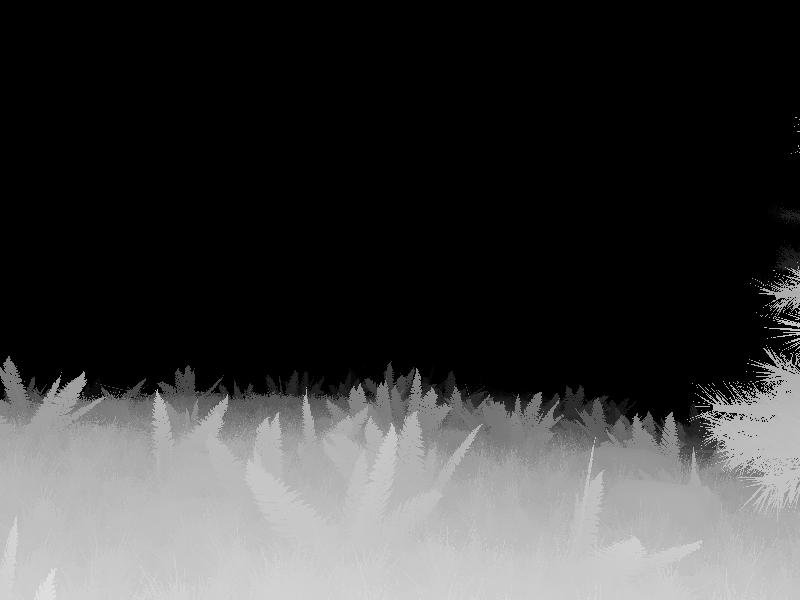
#> input picture frame--depth-1.jpg, 800 x 600 px, found by its file name
$ python tile-3a-leftright.py
#> lines starting #> are read from the running program, lines starting #| are printed output that depends on the picture
import cv2
import numpy as np
import glob
import os
import sys
import time

imagename = "/home/matt-ip/Desktop/ForestGenerator-1.2/frames/frame--depth-1.jpg"
#print(imagename)
img = cv2.imread(imagename, 0) # 0 params, for grey image; 600x800 image
#> img is the input picture: shape (600, 800); min 0, max 228, mean 60.4
rows, cols = img.shape[:2]  # image height and width
#> rows = 600; cols = 800
#print(img)  # all image pixels value in array
#print(img[10, 10])  # one pixel value in 10,10 coordinate

y1 = 0
x1 = 0
M = rows//20 # image height divided by 20
#> M = 30
N = cols//20 # image width divided by 20
#> N = 40

obstacle = False

obs_left = 0
obs_right = 0

for y in range(0,rows,M):
	for x in range(0,cols,N):
		y1 = y + M
		x1 = x + N
		tile = img[y:y+M, x:x+N]

		tile_img_name = "/home/matt-ip/Desktop/auto-forest-nav/img-tiles/img_" + str(x) + '_' + str(y) + ".jpg"

		#cv2.rectangle(img, (x,y), (x1,y1), (0,255,0))
		cv2.imwrite(tile_img_name, tile)

		##tile_img = cv2.imread(tile_img_name, 0)

		thresh = cv2.threshold(tile, 245, 255, cv2.THRESH_BINARY)[1]

		pixels = cv2.countNonZero(thresh)

		if pixels == (M * N):
			#print("OBSTACLE DETECTED")
			obstacle = True
			if x < 400: # simulator window dimensions 800x600
				obs_left +=1
			else:
				obs_right +=1
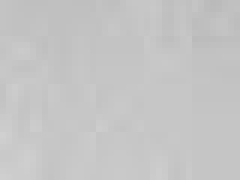
#> tile: shape (30, 40) (shown 6 times larger); min 186, max 208, mean 196.7
#> after the loop, obs_left = 0; obs_right = 0
			# [5 lines of commented-out code are left out]

cv2.imwrite("/home/matt-ip/Desktop/auto-forest-nav/img-tiles/img-tiles.jpg", img)

print("Number of obstacle tiles on LEFT side of camera: ", str(obs_left))
#| Number of obstacle tiles on LEFT side of camera:  0
print("Number of obstacle tiles on RIGHT side of camera: ", str(obs_right))
#| Number of obstacle tiles on RIGHT side of camera:  0

if obstacle == True:
	if obs_left > obs_right:
		print("l")
	else:
		print("j")
else:
	print("w")

$ run again, with frame--depth-0.jpg copied over frame--depth-1.jpg
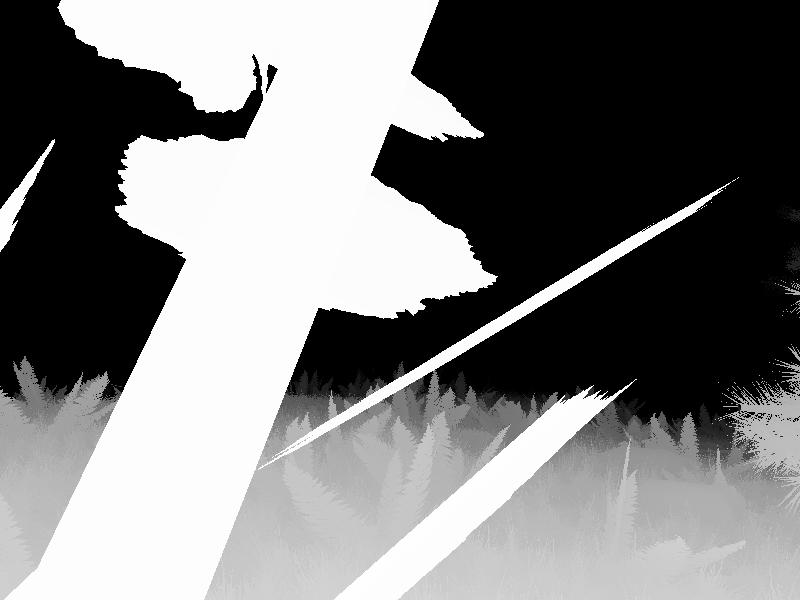
#> input picture frame--depth-0.jpg, 800 x 600 px, found by its file name
#> img is the input picture: shape (600, 800); min 0, max 255, mean 124.2
#> the loop `for y in range(0,rows,M):` made 20 passes
#> pass 1, `cv2.imwrite(tile_img_name, tile)`:
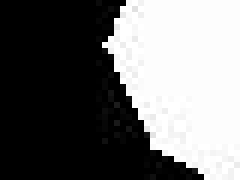
#> saved as img_40_0.jpg: shape (30, 40) (shown 6 times larger); min 0, max 255, mean 110.2
#> pass 1, `cv2.imwrite(tile_img_name, tile)`:
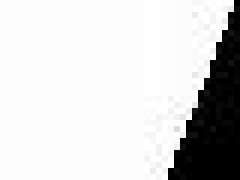
#> saved as img_400_0.jpg: shape (30, 40) (shown 6 times larger); min 0, max 255, mean 212.1
#> after the loop `for y in range(0,rows,M):`: obs_left = 77; obs_right = 1
#| Number of obstacle tiles on LEFT side of camera:  77
#| Number of obstacle tiles on RIGHT side of camera:  1
